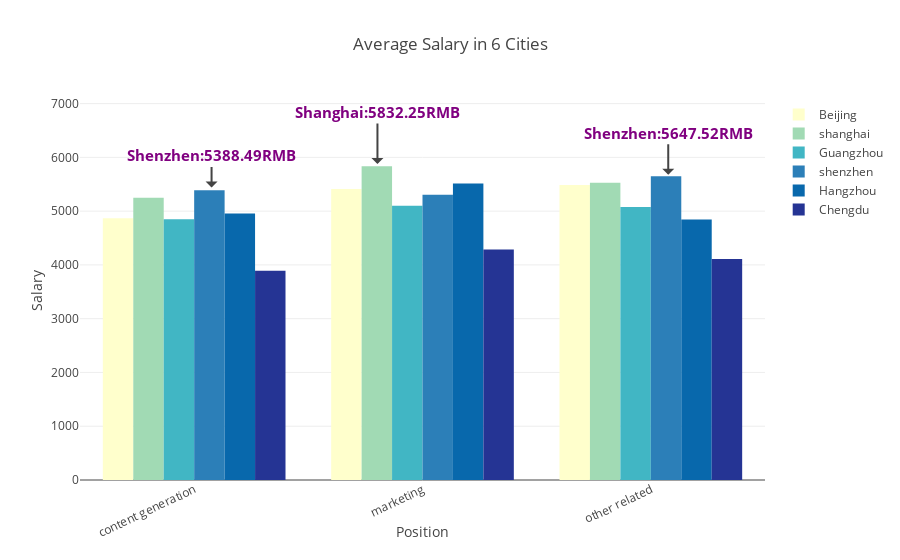

Notebook code cell kept with this figure:
### Code cell
trace1 = {
  "x": ["content generation", "marketing", "other related"], 
  "y": [float(Beijing_contend_salary_mean),float(Beijing_marketing_salary_mean),float(Beijing_other_salary_mean)], 
  "marker": {"color": "rgb(255, 255, 204)"}, 
  "name": "Beijing", 
  "type": "bar", 
  "uid": "fe7f98", 
  "xsrc": "XinyuM:3:cee1e4", 
  "ysrc": "XinyuM:3:58dd98"
}
trace2 = {
  "x": ["content generation", "marketing", "other related"], 
  "y": [float(shanghai_contend_salary_mean),float(shanghai_marketing_salary_mean),float(shanghai_other_salary_mean)], 
  "marker": {"color": "rgb(161, 218, 180)"}, 
  "name": "shanghai", 
  "type": "bar", 
  "uid": "a03931", 
  "xsrc": "XinyuM:3:cee1e4", 
  "ysrc": "XinyuM:3:23f69a"
}
trace3 = {
  "x": ["content generation", "marketing", "other related"], 
  "y": [float(guangzhou_contend_salary_mean),float(guangzhou_marketing_salary_mean),float(guangzhou_other_salary_mean)], 
  "marker": {"color": "rgb(65, 182, 196)"}, 
  "name": "Guangzhou", 
  "type": "bar", 
  "uid": "2ff10b", 
  "xsrc": "XinyuM:3:cee1e4", 
  "ysrc": "XinyuM:3:fc6adf"
}
trace4 = {
  "x": ["content generation", "marketing", "other related"], 
  "y": [float(contend_salary_mean), float(marketing_salary_mean),float(other_salary_mean)], 
  "marker": {"color": "rgb(44, 127, 184)"}, 
  "name": "shenzhen", 
  "type": "bar", 
  "uid": "f25fae", 
  "xsrc": "XinyuM:3:cee1e4", 
  "ysrc": "XinyuM:3:ee8231"
}
trace5 = {
  "x": ["content generation", "marketing", "other related"], 
  "y": [float(Hangzhou_contend_salary_mean),float(Hangzhou_marketing_salary_mean),float(Hangzhou_other_salary_mean)], 
  "marker": {"color": "rgb(8, 104, 172)"}, 
  "name": "Hangzhou", 
  "type": "bar", 
  "uid": "e55ccc", 
  "xsrc": "XinyuM:3:cee1e4", 
  "ysrc": "XinyuM:3:6a7458"
}
trace6 = {
  "x": ["content generation", "marketing", "other related"], 
  "y": [float(Chengdu_contend_salary_mean),float(Chengdu_marketing_salary_mean),float(Chengdu_other_salary_mean)], 
  "marker": {"color": "rgb(37, 52, 148)"}, 
  "name": "Chengdu", 
  "type": "bar", 
  "uid": "27f905", 
  "xsrc": "XinyuM:3:cee1e4", 
  "ysrc": "XinyuM:3:3b7d85"
}
data =[trace1, trace2, trace3, trace4, trace5, trace6]
layout = {
  "annotations": [
    {
      "x": 0.0762331838565, 
      "y": 5439.80314391, 
      "arrowsize": 1, 
      "ax": 0, 
      "ay": -32, 
      "font": {
        "color": "rgb(128, 0, 128)", 
        "size": 15
      }, 
      "showarrow": True, 
      "text": "<b>Shenzhen:5388.49RMB</b>", 
      "xref": "x", 
      "yref": "y"
    }, 
    {
      "x": 0.80269058296, 
      "y": 5876.40339625, 
      "ax": 0, 
      "ay": -52, 
      "font": {
        "color": "rgb(128, 0, 128)", 
        "size": 15
      }, 
      "showarrow": True, 
      "text": "<b>Shanghai:5832.25RMB</b>", 
      "xref": "x", 
      "yref": "y"
    }, 
    {
      "x": 2.07623318386, 
      "y": 5677.79731725, 
      "ax": 0, 
      "ay": -42, 
      "font": {
        "color": "rgb(128, 0, 128)", 
        "size": 15
      }, 
      "showarrow": True, 
      "text": "<b>Shenzhen:5647.52RMB</b>", 
      "xref": "x", 
      "yref": "y"
    }
  ], 
  "barmode": "group", 
  "title": "Average Salary in 6 Cities", 
  "xaxis": {
    "autorange": True, 
    "range": [-0.5, 2.5], 
    "tickangle": -25, 
    "title": "Position", 
    "type": "category"
  }, 
  "yaxis": {
    "autorange": True, 
    "range": [0, 7383.47305453], 
    "title": "Salary", 
    "type": "linear"
  }
}
fig = go.Figure(data=data, layout=layout)
iplot(fig, filename='angled-text-bar')

### Figure 1 — Plotly figure (JSON) as saved in the notebook; plotly's stock layout.template omitted (floating-point values rounded to 4 significant figures)
{"data": [{"marker": {"color": "rgb(255, 255, 204)"}, "name": "Beijing", "type": "bar", "uid": "fe7f98", "x": ["content generation", "marketing", "other related"], "xsrc": "XinyuM:3:cee1e4", "y": [4868.0, 5410.0, 5485.0], "ysrc": "XinyuM:3:58dd98"}, {"marker": {"color": "rgb(161, 218, 180)"}, "name": "shanghai", "type": "bar", "uid": "a03931", "x": ["content generation", "marketing", "other related"], "xsrc": "XinyuM:3:cee1e4", "y": [5251.0, 5832.0, 5525.0], "ysrc": "XinyuM:3:23f69a"}, {"marker": {"color": "rgb(65, 182, 196)"}, "name": "Guangzhou", "type": "bar", "uid": "2ff10b", "x": ["content generation", "marketing", "other related"], "xsrc": "XinyuM:3:cee1e4", "y": [4850.0, 5099.0, 5076.0], "ysrc": "XinyuM:3:fc6adf"}, {"marker": {"color": "rgb(44, 127, 184)"}, "name": "shenzhen", "type": "bar", "uid": "f25fae", "x": ["content generation", "marketing", "other related"], "xsrc": "XinyuM:3:cee1e4", "y": [5388.0, 5306.0, 5648.0], "ysrc": "XinyuM:3:ee8231"}, {"marker": {"color": "rgb(8, 104, 172)"}, "name": "Hangzhou", "type": "bar", "uid": "e55ccc", "x": ["content generation", "marketing", "other related"], "xsrc": "XinyuM:3:cee1e4", "y": [4955.0, 5514.0, 4845.0], "ysrc": "XinyuM:3:6a7458"}, {"marker": {"color": "rgb(37, 52, 148)"}, "name": "Chengdu", "type": "bar", "uid": "27f905", "x": ["content generation", "marketing", "other related"], "xsrc": "XinyuM:3:cee1e4", "y": [3893.0, 4287.0, 4110.0], "ysrc": "XinyuM:3:3b7d85"}], "layout": {"annotations": [{"arrowsize": 1, "ax": 0, "ay": -32, "font": {"color": "rgb(128, 0, 128)", "size": 15}, "showarrow": true, "text": "<b>Shenzhen:5388.49RMB</b>", "x": 0.07623, "xref": "x", "y": 5440.0, "yref": "y"}, {"ax": 0, "ay": -52, "font": {"color": "rgb(128, 0, 128)", "size": 15}, "showarrow": true, "text": "<b>Shanghai:5832.25RMB</b>", "x": 0.8027, "xref": "x", "y": 5876.0, "yref": "y"}, {"ax": 0, "ay": -42, "font": {"color": "rgb(128, 0, 128)", "size": 15}, "showarrow": true, "text": "<b>Shenzhen:5647.52RMB</b>", "x": 2.076, "xref": "x", "y": 5678.0, "yref": "y"}], "barmode": "group", "title": "Average Salary in 6 Cities", "xaxis": {"autorange": true, "range": [-0.5, 2.5], "tickangle": -25, "title": "Position", "type": "category"}, "yaxis": {"autorange": true, "range": [0, 7383.0], "title": "Salary", "type": "linear"}}}
